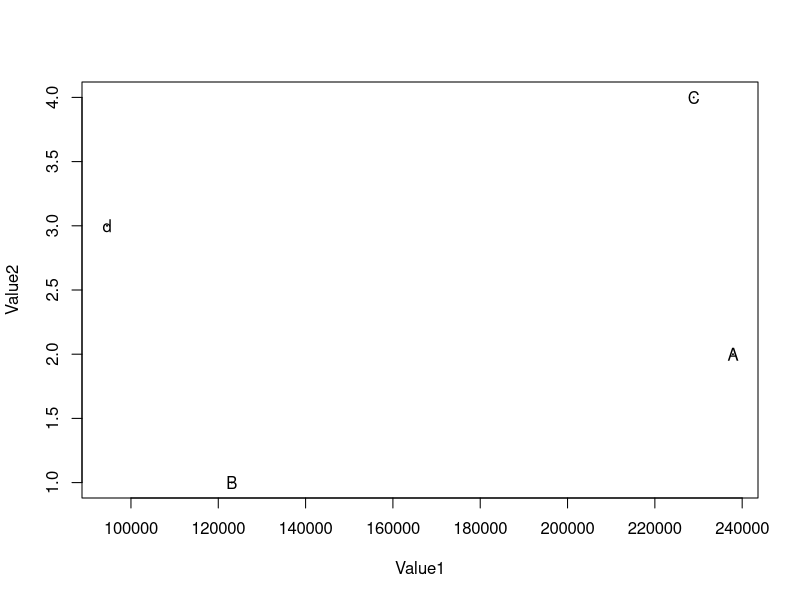
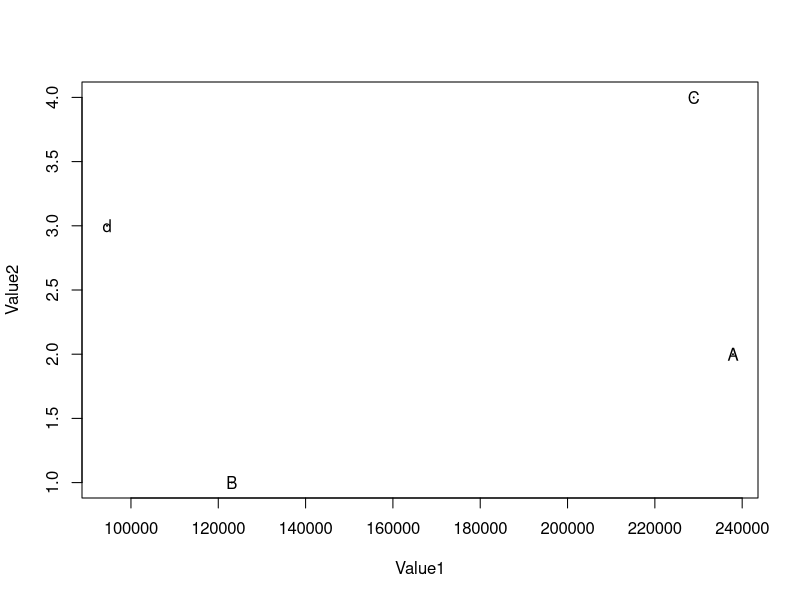
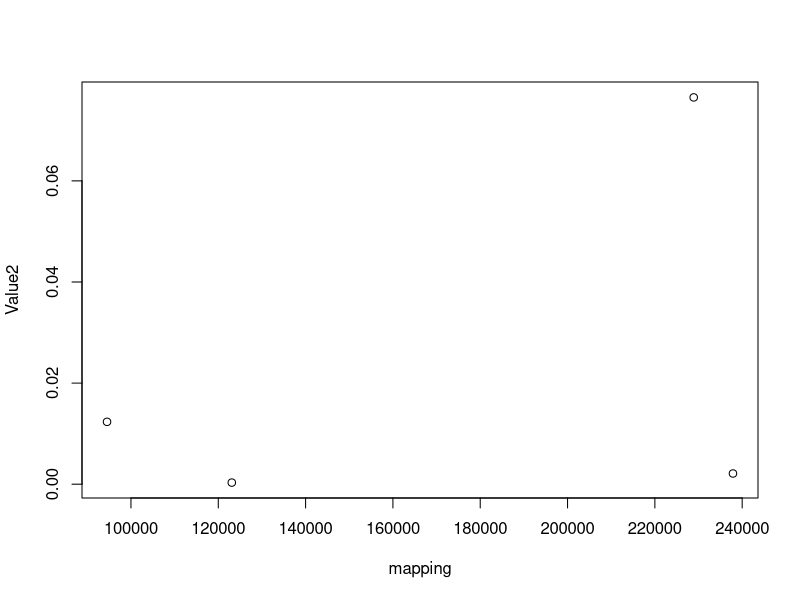

R code for these plots, in order:
## ---- chunk 1
knitr::opts_chunk$set(echo = TRUE)
## ---- chunk 2
library(class)
library(MASS)
library(kohonen)
## ---- chunk 3
#Setelah itu kita panggil sesuai dengan command berikut,
library(readxl)
data_som <- read_excel("data som.xlsx")
View(data_som)
## ---- chunk 4
#kita berikan nama yang sama di dalam R yakni ‘data_som’. Kemudian kita panggil data tersebut
data_som
## ---- chunk 5
#tanpa menghilangkan urutan, variabel “Name” dalam kasus ini akan kita sembunyikan terlebih dahulu.
data_somlatih<-data_som[,c(3,4)]
## ---- chunk 6
#kemudian kita panggil kembali data tersebut
data_somlatih
## ---- chunk 7
#kemudian kita visualisasi dari object-object tersebut,
plot.default(data_somlatih,cex=0.01)
text(data_somlatih,labels=data_som$Name,cex=1)
## ---- chunk 8
#nampak dari gambar diatas nilai sumbu X dan sumbu Y berada pada rentang yang sangat berbeda. Sehingga nilai-nilai tersebut dapat dibuat dalam rentang yang berdekatan
'data_somlatih<-scale(data_somlatih)'
## ---- chunk 9
#datasomlatih kita buat dengan nama yang sama, kemudian kita coba untuk plot ulang
plot.default(data_somlatih,cex=0.01)
text(data_somlatih,labels=data_som$Name,cex=1)
## ---- chunk 10
#nampak bahwa nilai sumbu X dan sumbu Y dalam rentang yang sama, serta akan memudahkan kita dalam mengelompokkan ke dalam visualisasi SOM.

#Sementara itu akan kita siapkan terlebih dahulu ‘tempat’ untuk meletakkan object-object ABCD diatas.
griddata_som<-somgrid(xdim = 2,ydim =2, topo = "hexagonal")

## ---- chunk 11
#pada perintah diatas, kita ingin membuatkan tempat untuk keempat object kita ke dalam empat buah lingkaran (xdim = 2 dikali ydim 2 = 4 lingkaran), kemudian kita lakukan pengelompokan dengan SOM,
"mapdata_som<-data_somlatih,grid=griddata_som"
## ---- chunk 12
plot(data_somlatih, "mapping")
## som map of size 2x2 with a hexagonal topology.
## Training data included.
## ---- chunk 13
"map(data_som)"
## ---- chunk 14
str( data_som)
